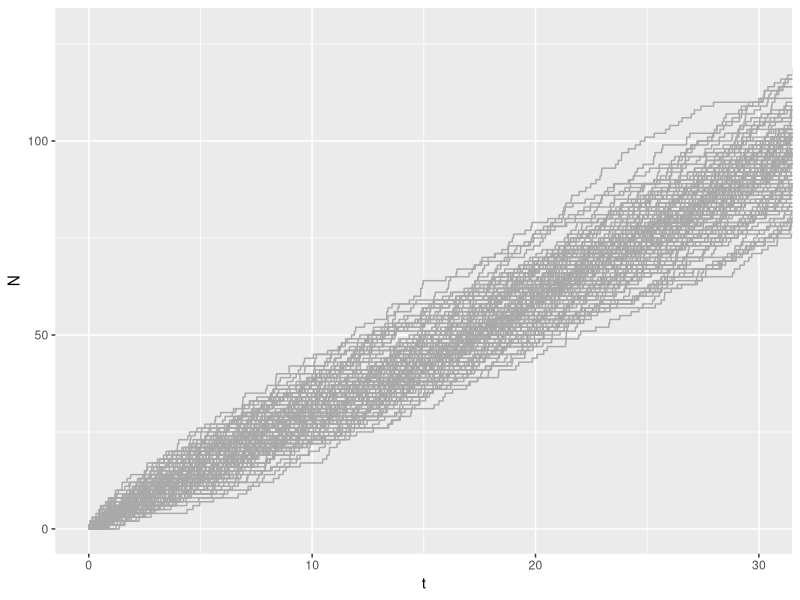

Reproduce this figure in R.
## ---- more_than_200
# Poisson mean
lambda <- 3
# Calculating the number of days elapsed, which gives 59
t <- as.numeric(as.Date("2017-03-01") - as.Date("2017-01-01"), units="days")
ppois(200, lambda=lambda*t, lower=FALSE)

## ---- first_two_months
## Part 1: Simulating number of Poisson events during the first two months of 2017
observations = 1000  # Number of simulated observations

# Drawing samples from Poisson distribution
V <- rpois(observations, lambda=lambda*t)

# Calculating percentage of samples larger than 200
sum(V > 200) / observations * 100

## ---- tenth_arrival_time
## Part 2: Simulating arrival times of the tenth Poisson event
n <- 10 # Tenth event
# Drawing samples from the Gamma distribution
W <- rgamma(observations, n, lambda)
# Calculating the mean arrival time
mean(W)

## ---- simulations
## Part 3: Plotting 100 Poisson processes as a function of time

# Function for generating one poisson process with Poisson
# parameter lambda, up to time t_max
pp_realizations <- function(lambda=1, t_max) {
  # N(t=0) = 0, the first axiom of Poisson processes
  t <- c(0)
  repeat{
    # Generate the next event's arrival time as the
    # previous arrival time plus an exponentially
    # distributed interarrival time
    new_t = t[length(t)] + rexp(n=1, rate=lambda)
    if(new_t <= t_max){
      t <- c(t, new_t)
    }
    else{
      # t_max has been reached,
      # and this process simulation is finished
      return(c(t, new_t))
    }
  }
}

# Looking at 100 Poisson processes the first 30 days
processes = 100
t_max = 35 # Calculating a bit past the t cutoff point of the plotting area

# Specifying data types and which data to plot
require(ggplot2)
df <- data.frame(t = numeric(), N = numeric())
g <- ggplot(df, aes(t, N))

# Generating the 100 independent Posson processes
for(b in 1:100){
  t = pp_realizations(lambda = lambda, t_max = t_max)
  N <- 0:(length(t)-1)
  new_row = data.frame(t, N)
  g <- g + geom_step(data=new_row, color="darkgrey")
}
g <- g + coord_cartesian(xlim = c(0, t_max-5)) 
print(g)